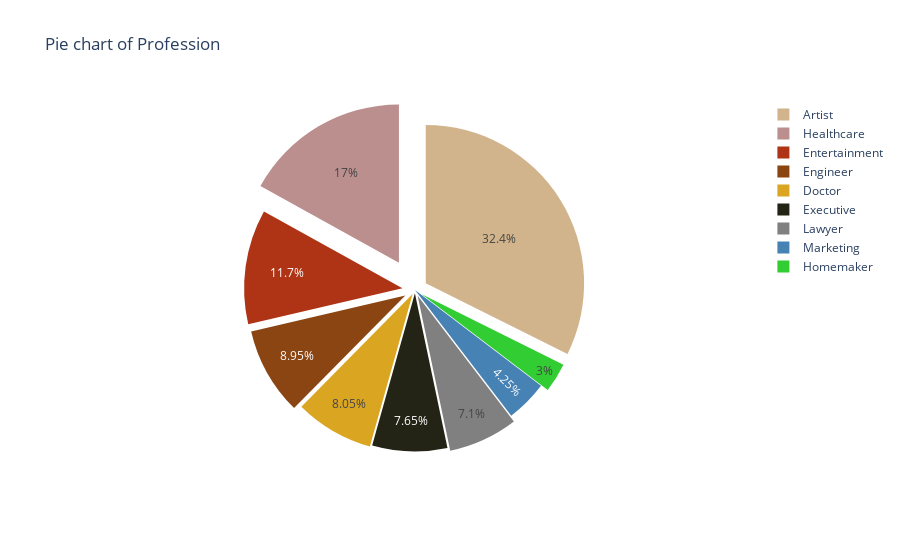

Notebook cell for this chart:
### Code cell
# Create labels using all unique values in the column named "Profession"
labels = profession_df["Profession"].unique()

# Group by count of the "profession" column
values = profession_df["Counts"]

# Custom define a list of colors to be used for the pie chart
earth_colors = [
    "rgb(210,180,140)",
    "rgb(218,165,32)",
    "rgb(139,69,19)",
    "rgb(175, 51, 21)",
    "rgb(35, 36, 21)",
    "rgb(188,143,143)",
    "rgb(50, 205, 50)",
    "rgb(128, 128, 128)",
    "rgb(70, 130, 180)",
]

# Define the actual figure using the dimension: profession
# Note that a pull keyword was specified to explode pie pieces out of the center
fig = go.Figure(
    data=[
        go.Pie(
            labels=labels,
            values=values,
            # pull is given as a fraction of the pie radius
            pull=[0.08, 0.03, 0.07, 0.08, 0.02, 0.2, 0.05, 0.04, 0],
            # Iterate through earth_colors list to color individual pie pieces
            marker_colors=earth_colors,
        )
    ]
)

# Update layout to show a title
fig.update_layout(title_text="Pie chart of Profession")

# Display the figure
fig.show()

### Figure 1 — Plotly figure (JSON) as saved in the notebook; plotly's stock layout.template omitted (floating-point values rounded to 4 significant figures)
{"data": [{"labels": ["Artist", "Doctor", "Engineer", "Entertainment", "Executive", "Healthcare", "Homemaker", "Lawyer", "Marketing"], "marker": {"colors": ["rgb(210,180,140)", "rgb(218,165,32)", "rgb(139,69,19)", "rgb(175, 51, 21)", "rgb(35, 36, 21)", "rgb(188,143,143)", "rgb(50, 205, 50)", "rgb(128, 128, 128)", "rgb(70, 130, 180)"]}, "pull": [0.08, 0.03, 0.07, 0.08, 0.02, 0.2, 0.05, 0.04, 0], "type": "pie", "values": [647, 161, 179, 234, 153, 339, 60, 142, 85]}], "layout": {"title": {"text": "Pie chart of Profession"}}}
